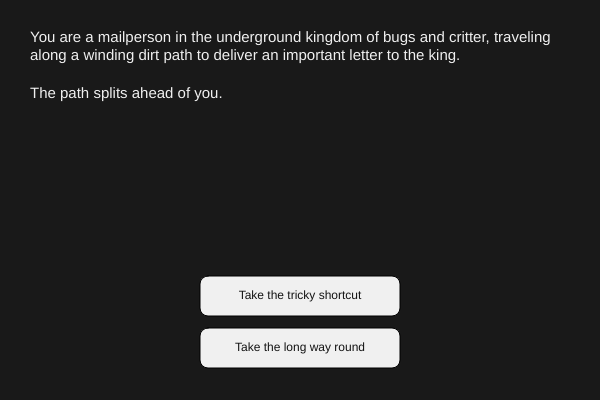
Frame 1 (no input)
Frame 60 (no input): identical to frame 1, image omitted
Frame 120 (the mouse pressed at the canvas centre since frame 60): identical to frame 1, image omitted

The p5.js sketch that drew this single still picture (run headless with seeded random() and noise() and a simulated clock; from frame 60 on, the mouse is pressed at the canvas centre):

// p5.js sketch
// ── sketch.js
function setup() {
  createCanvas(600, 400);
  textFont("Arial");
}

function draw() {
  background(25);
  buttons = [];

  drawStoryText(scenes[currentScene].text);
  drawChoices(scenes[currentScene].choices);
}

function mousePressed() {
  for (let b of buttons) {
    if (
      mouseX > b.x &&
      mouseX < b.x + b.w &&
      mouseY > b.y &&
      mouseY < b.y + b.h
    ) {
      b.action();
      break;
    }
  }
}

// ── scenes.js
// scenes.js

/* ---------- STORY TEXT ---------- */
function drawStoryText(content) {
  fill(240);
  textSize(15);
  textAlign(LEFT, TOP);

  const margin = 30;
  const textWidth = width - margin * 2;

  text(content, margin, margin, textWidth);
}

/* ---------- BUTTONS ---------- */
function drawChoices(choices) {
  const buttonWidth = 200;
  const buttonHeight = 40;
  const spacing = 12;

  let startY = height - choices.length * (buttonHeight + spacing) - 20;

  for (let i = 0; i < choices.length; i++) {
    let x = width / 2 - buttonWidth / 2;
    let y = startY + i * (buttonHeight + spacing);

    drawButton(choices[i].label, x, y, buttonWidth, buttonHeight, () => {
      currentScene = choices[i].next;
    });
  }
}

function drawButton(label, x, y, w, h, action) {
  fill(240);
  rect(x, y, w, h, 8);

  fill(20);
  textSize(12);
  textAlign(CENTER, CENTER);
  text(label, x + w / 2, y + h / 2);

  buttons.push({ x, y, w, h, action });
}

// ── states.js
let currentScene = "pathStart";
let buttons = [];

/* ---------- STORY DATA ---------- */
const scenes = {
  pathStart: {
    text: "You are a mailperson in the underground kingdom of bugs and critter, traveling along a winding dirt path to deliver an important letter to the king.\n\nThe path splits ahead of you.",
    choices: [
      { label: "Take the tricky shortcut", next: "deadShortcut" },
      { label: "Take the long way round", next: "longWay" },
    ],
  },

  deadShortcut: {
    text: "You attempt the shortcut. The ground crumbles beneath you, you fall into a nest of ravenous ants.\n\nYour journey ends here.",
    choices: [{ label: "Restart", next: "pathStart" }],
  },

  longWay: {
    text: 'You choose the long way around. The path is slow but steady.\n\nA large caterpillar slithers up beside you and speaks softly:\n\n"This road has a ghoul on it. Follow me through the woods — it will be safer."',
    choices: [
      { label: "Follow the caterpillar", next: "deadCaterpillar" },
      { label: "Stay on the path", next: "cave" },
    ],
  },

  deadCaterpillar: {
    text: "You follow the caterpillar into the woods.\n\nMoments later, it makes a strange sound, a calling. More caterpillars arrive.\n\nThe forest grows silent.",
    choices: [{ label: "Restart", next: "pathStart" }],
  },

  cave: {
    text: "The path leads to a dark cave. You see a faint glow at the far end — the kingdom at last.\n\nThe cave is pitch black, and you hear faint skittering sounds.",
    choices: [
      { label: "Sprint through the cave", next: "win" },
      { label: "Skulk carefully in the dark", next: "deadEarwigs" },
    ],
  },

  deadEarwigs: {
    text: "You move steadly through the darkness.\n\nSuddenly, earwigs swarm from the walls and overwhelm you.\n\nYou never make it.",
    choices: [{ label: "Restart", next: "pathStart" }],
  },

  win: {
    text: "You sprint through the cave, barely stopping to breathe.\n\nYou burst into the glowing town, letter still intact.\n\nYou survived — and the mail is delivered to the king.",
    choices: [{ label: "Play Again", next: "pathStart" }],
  },
};
